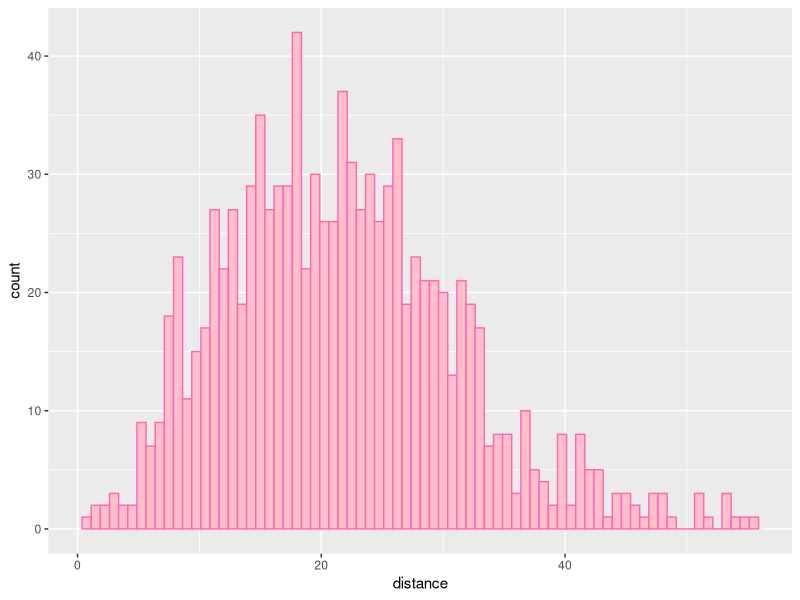
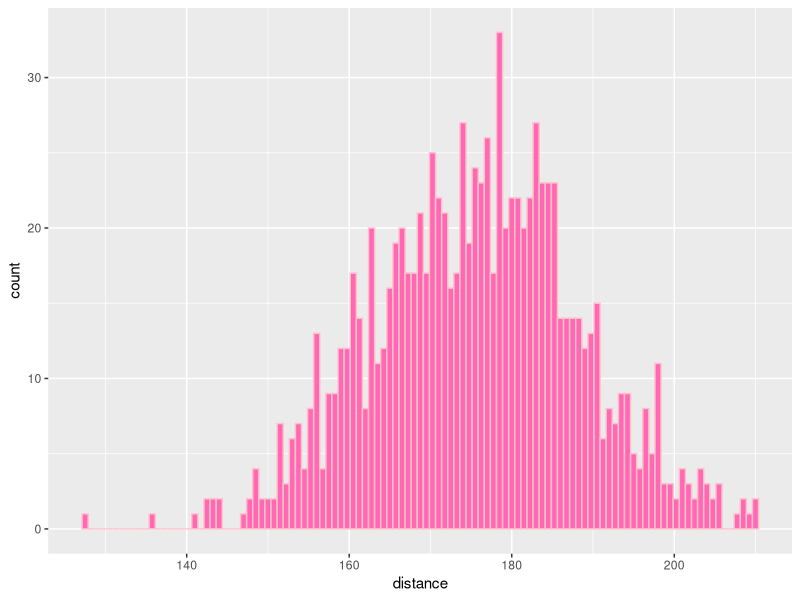

These figures' R source, in order:
## ---- chunk 1

set.seed(2357820)

single_uncon <- function(n){
  theta <- runif(n, min= 0, max= 2*pi)
  phi <- runif(n, min= 0, max=pi)
  x <- cos(theta) * sin(phi)
  y <- sin(theta) * sin(phi)
  z <- cos(phi)
  
  df<- data.frame(x,y,z)
  df2<- colSums(df)
  
  sqrt(sum(df2^2))
}

ZZZ<- single_uncon(582)
ZZZ
## ---- chunk 2
library(dplyr)
library(ggplot2)

set.seed(235647820)

simulation <- data.frame(distance = replicate(1000, single_uncon(582)))

dist_uncon <-ggplot(simulation, aes(x=distance))+
geom_histogram(binwidth = .75, fill= "pink", color="hot pink")

print(dist_uncon) 

## ---- chunk 3

set.seed(2357820)

single_con <- function(n){
  theta <- runif(n, min= 0, max= 2*pi)
  phi <- runif(n, min= 0, max=pi)
  phi2<- lag(phi)
  diff<- abs(phi-phi2)
  angle <- runif(diff, min=pi/4, max=pi)
  x <- cos(theta) * sin(angle)
  y <- sin(theta) * sin(angle)
  z <- cos(angle)
  
  df<- data.frame(x,y,z)
  df2<- colSums(df)
  
  sqrt(sum(df2^2))
}

con<- single_con(582)
con

## ---- chunk 4
set.seed(235647820)

simulation2 <- data.frame(distance = replicate(1000, single_con(582)))

dist_con <-ggplot(simulation2, aes(x=distance))+
geom_histogram(binwidth = .75, fill= "hot pink", color= "pink")

print(dist_con) 
